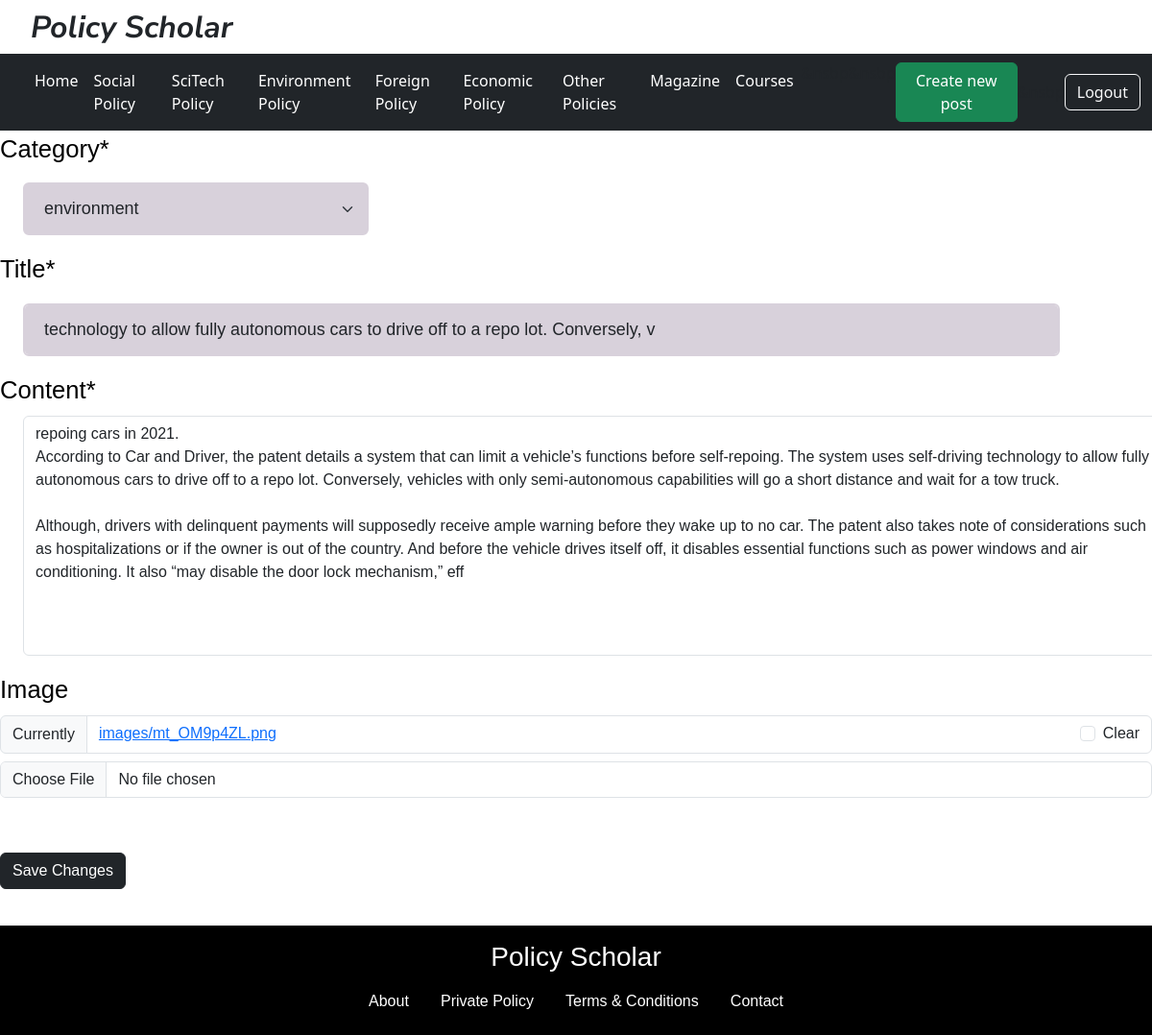
Page /post/26/update (signed in) on the committed database.
### policy/models.py (models this page shows, shortened)
class Post(models.Model):
    title = models.CharField(max_length=200)
    content = models.TextField()
    date_posted = models.DateTimeField(default=timezone.now)
    author = models.ForeignKey(User,on_delete = models.CASCADE)
    image = models.ImageField(upload_to='images/', null=True,blank=True,default='default.jpg')
    image2 = models.ImageField(upload_to='images12/', null=True,blank=True,default='default.jpg')
    category = models.CharField(
        max_length = 20,
        choices = choose,
        )
    class Meta:
        ordering = ['-date_posted']

### policy/views.py (the view, shortened to what this page needs)
# urls.py: path('post/<int:pk>/update',PostUpdateView.as_view(),name='post-update'),
class PostUpdateView(LoginRequiredMixin,UserPassesTestMixin,UpdateView):
    model = Post
    fields = ['category','title','content','image']
    def test_func(self):
        post = self.get_object()
        if self.request.user == post.author:
            return True
        return False

### policy/templates/policy/post_form.html (shortened to what this page needs)
{% block content %}
{% load crispy_forms_tags%}
{% load static %}
<!DOCTYPE html>
<html lang="en">
  <head>
    <link href="https://cdn.jsdelivr.net/npm/bootstrap@5.3.0-alpha2/dist/css/bootstrap.min.css" rel="stylesheet">
    <link rel="stylesheet" href="{% static 'style.css'%}" />
  </head>
<div class="conthead">
    <h1> Policy Scholar</h1>
  </div>
    <nav class="navbar navbar-expand-lg navbar-dark bg-dark">
      <div class="container-fluid">
        <div class="collapse navbar-collapse" id="navbarNav">
          <ul class="navbar-nav">
            <li class="nav-item">
              <a class="nav-link active" aria-current="page"  href="{% url 'index' %}">Home </a>
            </li>
            <li class="nav-item">
              <a  class="nav-link active" aria-current="page" href="#">Social Policy </a>
            </li>
            <li class="nav-item">
              <a class="nav-link active" aria-current="page"  href="#">SciTech Policy </a>
            </li>
            <li class="nav-item">
              <a  class="nav-link active" aria-current="page" href="#">Environment Policy </a>
            </li>
            <li class="nav-item">
              <a  class="nav-link active" aria-current="page" href="#">Foreign Policy </a>
            </li>
            <li class="nav-item">
              <a class="nav-link active" aria-current="page"  href="#">Economic Policy </a>
            </li>
            <li class="nav-item">
              <a class="nav-link active" aria-current="page"  href="#">Other Policies </a>
            </li>
            <li class="nav-item">
              <a class="nav-link active" aria-current="page"  href="#">Magazine </a>
            </li>
            <li class="nav-item">
              <a class="nav-link active" aria-current="page"  href="#">Courses </a>
            </li>
          </ul>
          {% if user.is_authenticated %}
          <a class="btn btn-success" href="{% url 'post-new' %}" role="button"> Create new post</a>
        <a class="btn btn-outline-light" href="{% url 'logout' %}" role="button">Logout </a>
        {%else%}
        &nsbp&nsbp&nsbp
        <a class="btn btn-outline-light" href="{% url 'login' %}" role="button">Login</a>
        {%endif%}
        </div>
      </div>
    </nav>
<article class="content-section" >
        <form action="" method='post' enctype="multipart/form-data">
                {{form|crispy}}
    <br>
              <button class="btn btn-dark" type="submit">Save Changes</button>
        </form>
  {% endblock content %}
<br>
  <footer class="bg-dark text-center text-white" style="background-color:black;">
    <div class="text-center p-3" style="background-color: black;">
      <h3>Policy Scholar </h3>
      <a class="btn btn-link" style="color:white; text-decoration:none; " href="{% url 'index' %}"
      >About</a>
      <a class="btn btn-link" style="color:white; text-decoration:none;" href="{% url 'index' %}"
      >Private Policy</a>
      <a class="btn btn-link" style="color:white; text-decoration:none;" href="{% url 'index' %}"
      >Terms & Conditions</a>
      <a class="btn btn-link" style="color:white; text-decoration:none;" href="{% url 'index' %}"
      >Contact</a>
</body>
</html>

### static/style.css (style rules this page uses)
.conthead { display: inline-block; }
.conthead h1 { display: inline-block; margin-left: 1em; margin-top: 0.3em; font-family: "Nunito Sans", sans-serif; font-style: italic; font-weight: bold; font-size: 2em; }
.content-section { color: black; font-size: 1.6em; font-family: "Acme", sans-serif; }
input[type="text"] { width: 90%; padding: 12px 20px; margin: 8px 0; margin-left: 2%; font-size: 0.7em; box-sizing: border-box; border: 2px solid rgb(216, 209, 219); background-color: rgb(216, 209, 219); font-family: "Acme", sans-serif; }
textarea { width: 90%; margin-left: 2%; padding: 12px 20px; font-size: 0.7em; height: 250px; box-sizing: border-box; border: 2px solid rgb(216, 209, 219); background-color: rgb(216, 209, 219); font-family: "Acme", sans-serif; }
.select { width: 30%; padding: 12px 20px; margin: 8px 0; margin-left: 2%; font-size: 0.7em; box-sizing: border-box; border: 2px solid rgb(216, 209, 219); background-color: rgb(216, 209, 219); font-family: "Acme", sans-serif; }

### rows in the picture
Post: category "environment", title "technology to allow fully autonomous cars to drive off to a repo lot. Conversely, v", content "repoing cars in 2021. According to Car and Driver, the patent details a system that can limit a vehicle’s functions before self-repoing. The system uses self-driving technology to allow fully autonomous cars to drive off to a repo lot. Conversely, vehicles with only semi-autonomous capabilities will go a short distance and wait for a tow truck. Although, drivers with delinquent payments will supposedly receive ample warning before they wake up to no car. The patent also takes note of considerations such as hospitalizations or if the owner is out of the country. And before the vehicle drives itself off, it disables essential functions such as power windows and air conditioning. It also “may…"
